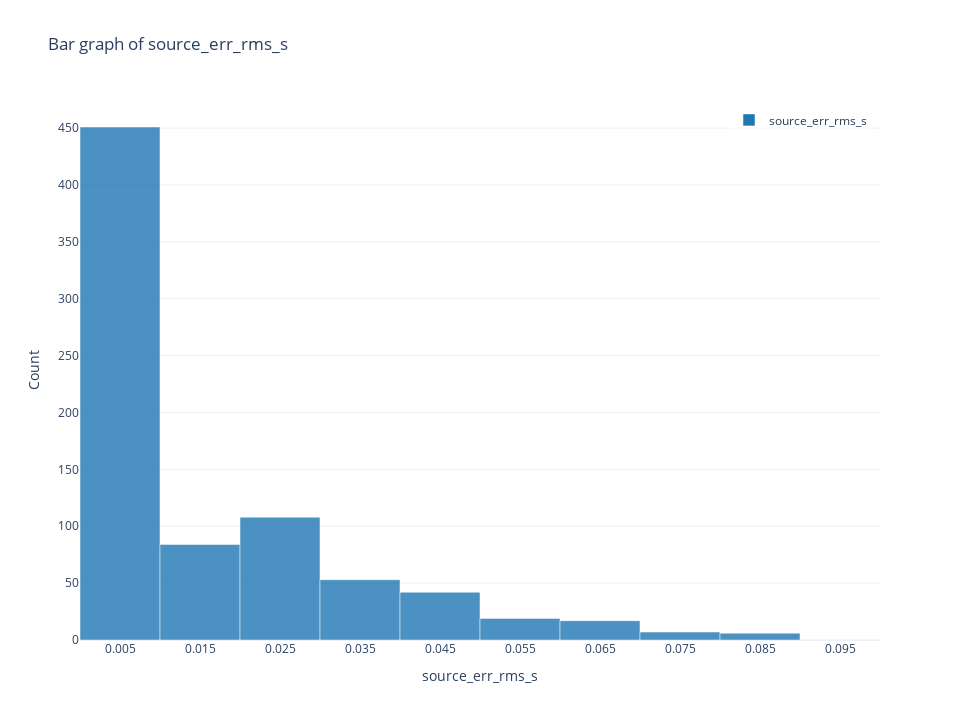

Here is the notebook cell this chart was saved with:
### Code cell
# Another example using different columns
lqt_ready_2.plot_bar('source_err_rms_s', bin_width=0.01, max_bin=0.1)

### Figure 1 — Plotly figure (JSON) as saved in the notebook; plotly's stock layout.template omitted (floating-point values rounded to 4 significant figures)
{"data": [{"hovertemplate": "Bin_center: %{x:.3f}<br>count: %{y}<extra></extra>", "marker": {"color": "#1F77B4", "opacity": 0.8}, "name": "source_err_rms_s", "type": "bar", "width": 0.01, "x": [0.005, 0.015, 0.025, 0.035, 0.045, 0.055, 0.065, 0.075, 0.085, 0.095], "y": [451, 84, 108, 53, 42, 19, 17, 7, 6, 0]}], "layout": {"bargap": 0.25, "height": 720, "legend": {"bgcolor": "rgba(255,255,255,0.5)", "x": 0.99, "xanchor": "right", "y": 0.99, "yanchor": "top"}, "showlegend": true, "title": {"text": "Bar graph of source_err_rms_s"}, "width": 960, "xaxis": {"tickmode": "array", "ticktext": ["0.005", "0.015", "0.025", "0.035", "0.045", "0.055", "0.065", "0.075", "0.085", "0.095"], "tickvals": [0.005, 0.015, 0.025, 0.035, 0.045, 0.055, 0.065, 0.075, 0.085, 0.095], "title": {"text": "source_err_rms_s"}}, "yaxis": {"title": {"text": "Count"}}}}
